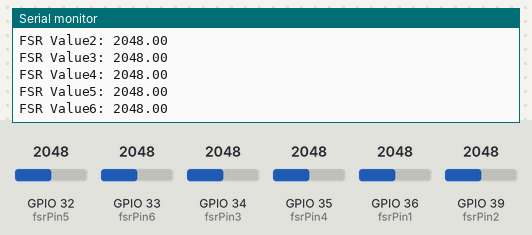
A sketch run on a simulated ESP32. On the bench: the last lines printed to the serial monitor. The test bench sets the inputs (shaded band); at power-on: GPIO 32 (fsrPin5) = 2048, GPIO 33 (fsrPin6) = 2048, GPIO 34 (fsrPin3) = 2048, GPIO 35 (fsrPin4) = 2048, GPIO 36 (fsrPin1) = 2048, GPIO 39 (fsrPin2) = 2048. WiFi joins after 1.5 s; servers stay silent unless stated; uploads are accepted with an empty reply.

Above: at 3.2 s.
3.3 s: GPIO 32 (fsrPin5) set to 2866
At 3.7 s:
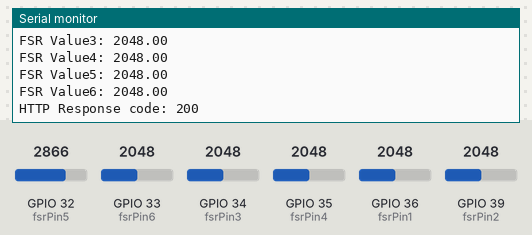
4.8 s: GPIO 33 (fsrPin6) set to 2866
At 5.9 s:
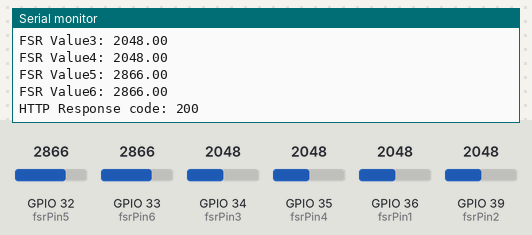
6.3 s: GPIO 34 (fsrPin3) set to 2866
At 7.21 s:
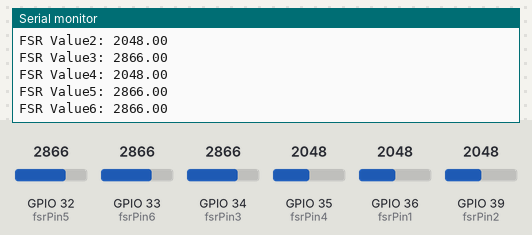
7.8 s: GPIO 35 (fsrPin4) set to 2866
At 8.21 s:
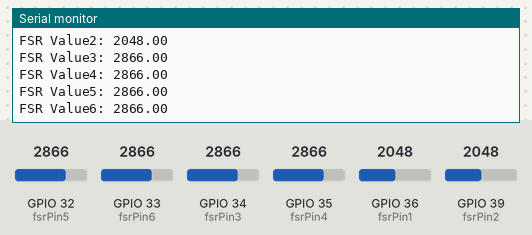
9.3 s: GPIO 36 (fsrPin1) set to 2866
At 9.9 s:
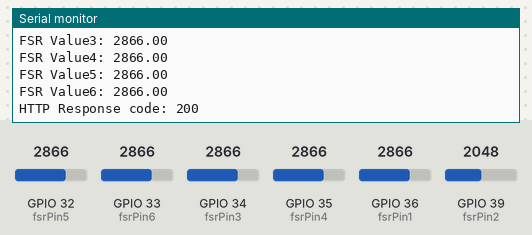
10.8 s: GPIO 39 (fsrPin2) set to 2866
At 11.21 s:
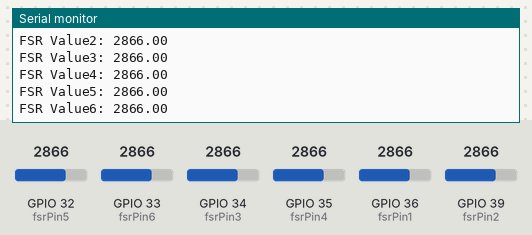
Timing chart, 0 to 13.3 s (numbered marks = the images above; inputs shaded):
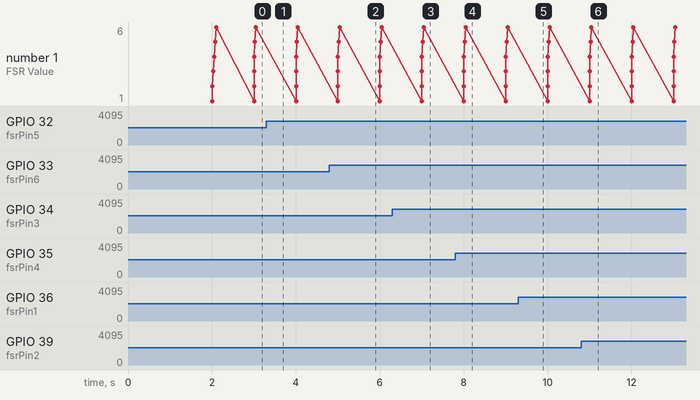

The sketch:

Local_server_wifi.ino
```cpp
#include <WiFi.h>
#include <HTTPClient.h>

const char* ssid = "209_2.4G";  // Replace with your WiFi SSID 209_5G  TN
const char* password = "Helloworld!";  // Replace with your WiFi password Helloworld!  thathsara59390

const char* serverUrl = "http://192.168.81.57:8080";  // Replace with your server's IP address and port

// Sensor pins
const int fsrPin1 = 36;  // FSR sensor connected to pin 36
const int fsrPin2 = 39;  // FSR sensor connected to pin 39
const int fsrPin3 = 34;  // FSR sensor connected to pin 34
const int fsrPin4 = 35;  // FSR sensor connected to pin 35
const int fsrPin5 = 32;  // FSR sensor connected to pin 32
const int fsrPin6 = 33;  // FSR sensor connected to pin 33

unsigned long previousMillis = 0;
const long interval = 1000;  // Interval in milliseconds (1000 milliseconds or 1 second)

void setup() {
  Serial.begin(9600);
  Serial.println("Starting setup...");

  // Connect to Wi-Fi
  Serial.print("Connecting to ");
  Serial.println(ssid);
  WiFi.begin(ssid, password);

  while (WiFi.status() != WL_CONNECTED) {
    delay(1000);
    Serial.println("Connecting...");
  }
  Serial.println("Connected to WiFi");

  // Initialize sensor pins
  pinMode(fsrPin1, INPUT);
  pinMode(fsrPin2, INPUT);
  pinMode(fsrPin3, INPUT);
  pinMode(fsrPin4, INPUT);
  pinMode(fsrPin5, INPUT);
  pinMode(fsrPin6, INPUT);

  Serial.println("Setup completed.");
}

void loop() {
  unsigned long currentMillis = millis();

  // Check if it's time to send data
  if (currentMillis - previousMillis >= interval) {
    previousMillis = currentMillis;

    // Read sensor values
    float fsrValue1 = analogRead(fsrPin1);
    float fsrValue2 = analogRead(fsrPin2);
    float fsrValue3 = analogRead(fsrPin3);
    float fsrValue4 = analogRead(fsrPin4);
    float fsrValue5 = analogRead(fsrPin5);
    float fsrValue6 = analogRead(fsrPin6);

    // Print debug information to Serial Monitor
    Serial.print("FSR Value1: ");
    Serial.println(fsrValue1);
    Serial.print("FSR Value2: ");
    Serial.println(fsrValue2);
    Serial.print("FSR Value3: ");
    Serial.println(fsrValue3);
    Serial.print("FSR Value4: ");
    Serial.println(fsrValue4);
    Serial.print("FSR Value5: ");
    Serial.println(fsrValue5);
    Serial.print("FSR Value6: ");
    Serial.println(fsrValue6);

    // Send data to server
    sendDataToServer(fsrValue1, fsrValue2, fsrValue3, fsrValue4, fsrValue5, fsrValue6);
  }

  // Other tasks can be performed here
  // Avoid using delay() to keep WiFi and other tasks running smoothly
}

void sendDataToServer(float value1, float value2, float value3, float value4, float value5, float value6) {
  HTTPClient http;

  // Prepare data to send
  String postData = "value1=" + String(value1) +
                    "&value2=" + String(value2) +
                    "&value3=" + String(value3) +
                    "&value4=" + String(value4) +
                    "&value5=" + String(value5) +
                    "&value6=" + String(value6);

  // Send HTTP POST request to server
  http.begin(serverUrl);
  http.addHeader("Content-Type", "application/x-www-form-urlencoded");

  int httpResponseCode = http.POST(postData);

  // Print HTTP response code to Serial Monitor
  Serial.print("HTTP Response code: ");
  Serial.println(httpResponseCode);

  if (httpResponseCode > 0) {
    String payload = http.getString();
    Serial.println(payload);
  } else {
    Serial.print("Error sending data to server. HTTP error code: ");
    Serial.println(httpResponseCode);
  }

  http.end();
}
```

Measured:
- after the input at 4.8 s, the serial monitor: prints a new line after 0.25 s (image 2)
- after the input at 6.3 s, the serial monitor: prints a new line after 0.70 s (image 3)
- after the input at 7.8 s, the serial monitor: prints a new line after 0.20 s (image 4)
- after the input at 10.8 s, the serial monitor: prints a new line after 0.20 s (image 6)
